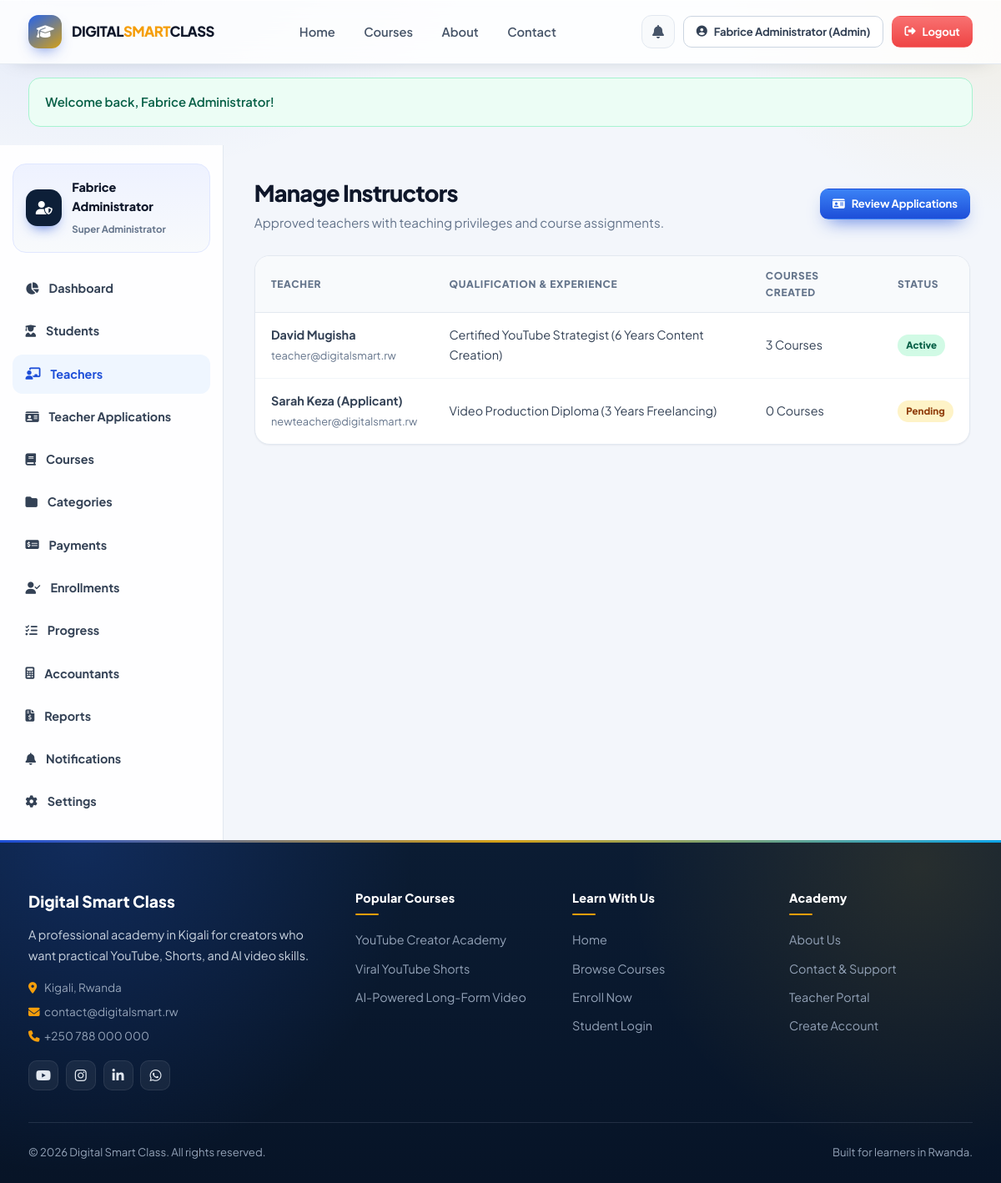
Screenshot of /admin/teachers.php (signed in) with the database file from the repository.
### tables this page shows
CREATE TABLE IF NOT EXISTS `users` (
    `id` INT AUTO_INCREMENT PRIMARY KEY,
    `role_id` INT NOT NULL DEFAULT 3,
    `full_name` VARCHAR(120) NOT NULL,
    `email` VARCHAR(120) NOT NULL UNIQUE,
    `phone` VARCHAR(30) NULL,
    `password` VARCHAR(255) NOT NULL,
    `avatar` VARCHAR(255) DEFAULT 'assets/images/default-avatar.png',
    `qualification` VARCHAR(200) NULL,
    `experience` VARCHAR(100) NULL,
    `address` VARCHAR(255) NULL,
    `status` ENUM('active', 'inactive', 'suspended', 'pending') DEFAULT 'active',
    `created_at` TIMESTAMP DEFAULT CURRENT_TIMESTAMP,
    `updated_at` TIMESTAMP DEFAULT CURRENT_TIMESTAMP ON UPDATE CURRENT_TIMESTAMP,
    FOREIGN KEY (`role_id`) REFERENCES `roles`(`id`) ON DELETE CASCADE
);

### includes/auth.php (called while the page is built, shortened)
<?php
function is_logged_in() {
    return isset($_SESSION['user_id']) && !empty($_SESSION['user_id']);
}
function current_user() {
    return [
        'id'        => $_SESSION['user_id'],
        'role'      => $_SESSION['user_role'] ?? 'student',
        'role_id'   => $_SESSION['user_role_id'] ?? 3,
        'full_name' => $_SESSION['user_name'] ?? 'User',
        'email'     => $_SESSION['user_email'] ?? '',
    ];
}

### config/database.php (called while the page is built, shortened)
<?php
function site_url($path = '') {
    $protocol = (!empty($_SERVER['HTTPS']) && $_SERVER['HTTPS'] !== 'off') ? "https://" : "http://";
    $host = $_SERVER['HTTP_HOST'] ?? 'localhost';
    $scriptDir = str_replace('\\', '/', dirname($_SERVER['SCRIPT_NAME']));
    $baseDir = preg_replace('/(\/(student|teacher|admin|accountant|config|includes|assets))$/', '', $scriptDir);
    $baseDir = rtrim($baseDir, '/');
    return $protocol . $host . $baseDir . '/' . ltrim($path, '/');
}

### admin/teachers.php (the view, shortened to what this page needs)
<?php
require_once __DIR__ . '/../includes/admin-auth.php';
$user = current_user();
$teachers = [];
if ($db_connected && $pdo) {
    try {
        $stmt = $pdo->query("
            SELECT u.*,
                   (SELECT COUNT(*) FROM courses c WHERE c.teacher_id = u.id) as course_count
            FROM users u
            WHERE u.role_id = 2
            ORDER BY u.created_at DESC
        ");
        $teachers = $stmt->fetchAll();
    } catch (PDOException $e) {
        $teachers = [];
    }
}
require_once __DIR__ . '/../includes/header.php';
?>
<div class="dashboard-layout">
    <aside class="sidebar">
        <div class="sidebar-user">
            <div class="sidebar-user-avatar" style="background: var(--dark-surface);"><i class="fas fa-user-shield"></i></div>
            <div class="sidebar-user-info">
                <h5><?= e($user['full_name']); ?></h5>
                <span>Super Administrator</span>
            </div>
        </div>
        <ul class="sidebar-menu">
            <li class="sidebar-item"><a href="<?= site_url('admin/dashboard.php'); ?>"><i class="fas fa-chart-pie"></i> Dashboard</a></li>
            <li class="sidebar-item"><a href="<?= site_url('admin/students.php'); ?>"><i class="fas fa-user-graduate"></i> Students</a></li>
            <li class="sidebar-item active"><a href="<?= site_url('admin/teachers.php'); ?>"><i class="fas fa-chalkboard-teacher"></i> Teachers</a></li>
            <li class="sidebar-item"><a href="<?= site_url('admin/teacher-applications.php'); ?>"><i class="fas fa-id-card"></i> Teacher Applications</a></li>
            <li class="sidebar-item"><a href="<?= site_url('admin/courses.php'); ?>"><i class="fas fa-book"></i> Courses</a></li>
            <li class="sidebar-item"><a href="<?= site_url('admin/categories.php'); ?>"><i class="fas fa-folder"></i> Categories</a></li>
            <li class="sidebar-item"><a href="<?= site_url('admin/payments.php'); ?>"><i class="fas fa-money-check-alt"></i> Payments</a></li>
            <li class="sidebar-item"><a href="<?= site_url('admin/enrollments.php'); ?>"><i class="fas fa-user-check"></i> Enrollments</a></li>
            <li class="sidebar-item"><a href="<?= site_url('admin/progress.php'); ?>"><i class="fas fa-tasks"></i> Progress</a></li>
            <li class="sidebar-item"><a href="<?= site_url('admin/accountants.php'); ?>"><i class="fas fa-calculator"></i> Accountants</a></li>
            <li class="sidebar-item"><a href="<?= site_url('admin/reports.php'); ?>"><i class="fas fa-file-invoice-dollar"></i> Reports</a></li>
            <li class="sidebar-item"><a href="<?= site_url('admin/notifications.php'); ?>"><i class="fas fa-bell"></i> Notifications</a></li>
            <li class="sidebar-item"><a href="<?= site_url('admin/settings.php'); ?>"><i class="fas fa-cog"></i> Settings</a></li>
        </ul>
    </aside>
    <main class="dashboard-main">
        <div class="dashboard-title-bar">
            <div>
                <h2>Manage Instructors</h2>
                <p style="color: var(--gray-500); font-size: 0.95rem;">Approved teachers with teaching privileges and course assignments.</p>
            </div>
            <a href="<?= site_url('admin/teacher-applications.php'); ?>" class="btn btn-primary btn-sm">
                <i class="fas fa-id-card"></i> Review Applications
            </a>
        </div>
        <div class="table-card">
            <div class="table-responsive">
                <table>
                    <thead>
                        <tr>
                            <th>Teacher</th>
                            <th>Qualification & Experience</th>
                            <th>Courses Created</th>
                            <th>Status</th>
                        </tr>
                    </thead>
                    <tbody>
                        <?php if (empty($teachers)): ?>
                            <tr>
                                <td>
                                    <strong>David Mugisha</strong><br>
                                    <span style="font-size: 0.8rem; color: #64748b;">teacher@digitalsmart.rw</span>
                                </td>
                                <td>Certified YouTube Strategist (6 Years Experience)</td>
                                <td>3 Masterclasses</td>
                                <td><span class="badge badge-active">Active</span></td>
                            </tr>
                        <?php else: ?>
                            <?php foreach ($teachers as $t): ?>
                                <tr>
                                    <td>
                                        <strong><?= e($t['full_name']); ?></strong><br>
                                        <span style="font-size: 0.8rem; color: #64748b;"><?= e($t['email']); ?></span>
                                    </td>
                                    <td><?= e($t['qualification'] ?? 'Instructor'); ?> (<?= e($t['experience'] ?? '3+ Years'); ?>)</td>
                                    <td><?= $t['course_count']; ?> Courses</td>
                                    <td><span class="badge badge-<?= $t['status']; ?>"><?= e(ucfirst($t['status'])); ?></span></td>
                                </tr>
                            <?php endforeach; ?>
                        <?php endif; ?>
                    </tbody>
                </table>
            </div>
        </div>
    </main>
</div>
<?php require_once __DIR__ . '/../includes/footer.php'; ?>

### rows the page displays
users: full_name "David Mugisha", email "teacher@digitalsmart.rw", qualification "Certified YouTube Strategist", experience "6 Years Content Creation", course_count "3", status "Active"
users: full_name "Sarah Keza (Applicant)", email "newteacher@digitalsmart.rw", qualification "Video Production Diploma", experience "3 Years Freelancing", course_count "0", status "Pending"

### other values shown
$currentUser['full_name'] "Fabrice Administrator"
$roleLabel "Admin"
$msg "Welcome back, Fabrice Administrator!"
$user['full_name'] "Fabrice Administrator"
